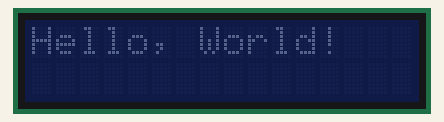
This sketch was run on a simulated Arduino Uno, built with avr-gcc and run on an emulated ATmega328P. Shown: 16×2 character LCD. What the sketch prints to the serial monitor is not drawn.

Above: at 0.1 s.
At 1.2 s:
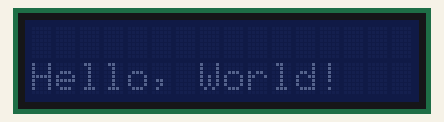
At 2.2 s:
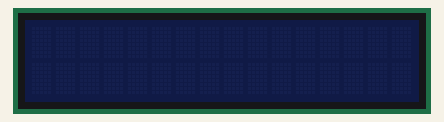

Measured:
- by itself, everything shown: repeats every 7.0 s, in 3 steps
- what the display in image 1 shows lasts 1.0 s, from 1.1 s to 2.1 s
- what the display in image 2 shows lasts 5.0 s, from 2.1 s to 7.1 s

The sketch:

Lcd_writing.ino
```cpp
#include <Wire.h>
#include <LiquidCrystal_I2C.h>

// set the LCD number of columns and rows
int lcdColumns = 16;
int lcdRows = 2;


LiquidCrystal_I2C lcd(0x27, lcdColumns, lcdRows);

void setup() {
  Wire.begin();
  Serial.begin(115200);
  Serial.println("\nI2C Scanner");
  // initialize LCD
  lcd.init();
  // turn on LCD backlight
  // lcd.backlight();
}

void loop() {
  byte error, address;
  int nDevices;
  Serial.println("Scanning...");
  nDevices = 0;
  for(address = 1; address < 127; address++ ) {
    Wire.beginTransmission(address);
    error = Wire.endTransmission();
    if (error == 0) {
      Serial.print("I2C device found at address 0x");
      if (address<16) {
        Serial.print("0");
      }
      Serial.println(address,HEX);
      nDevices++;
    }
    else if (error==4) {
      Serial.print("Unknow error at address 0x");
      if (address<16) {
        Serial.print("0");
      }
      Serial.println(address,HEX);
    }
  }
  if (nDevices == 0) {
    Serial.println("No I2C devices found\n");
  }
  else {
    Serial.println("done\n");
  }
  // set cursor to first column, first row
  lcd.setCursor(0, 0);
  // print message
  lcd.print("Hello, World!");
  delay(1000);
  // clears the display to print new message
  lcd.clear();
  // set cursor to first column, second row
  lcd.setCursor(0,1);
  lcd.print("Hello, World!");
  delay(1000);
  lcd.clear();
  delay(5000);
}
```
